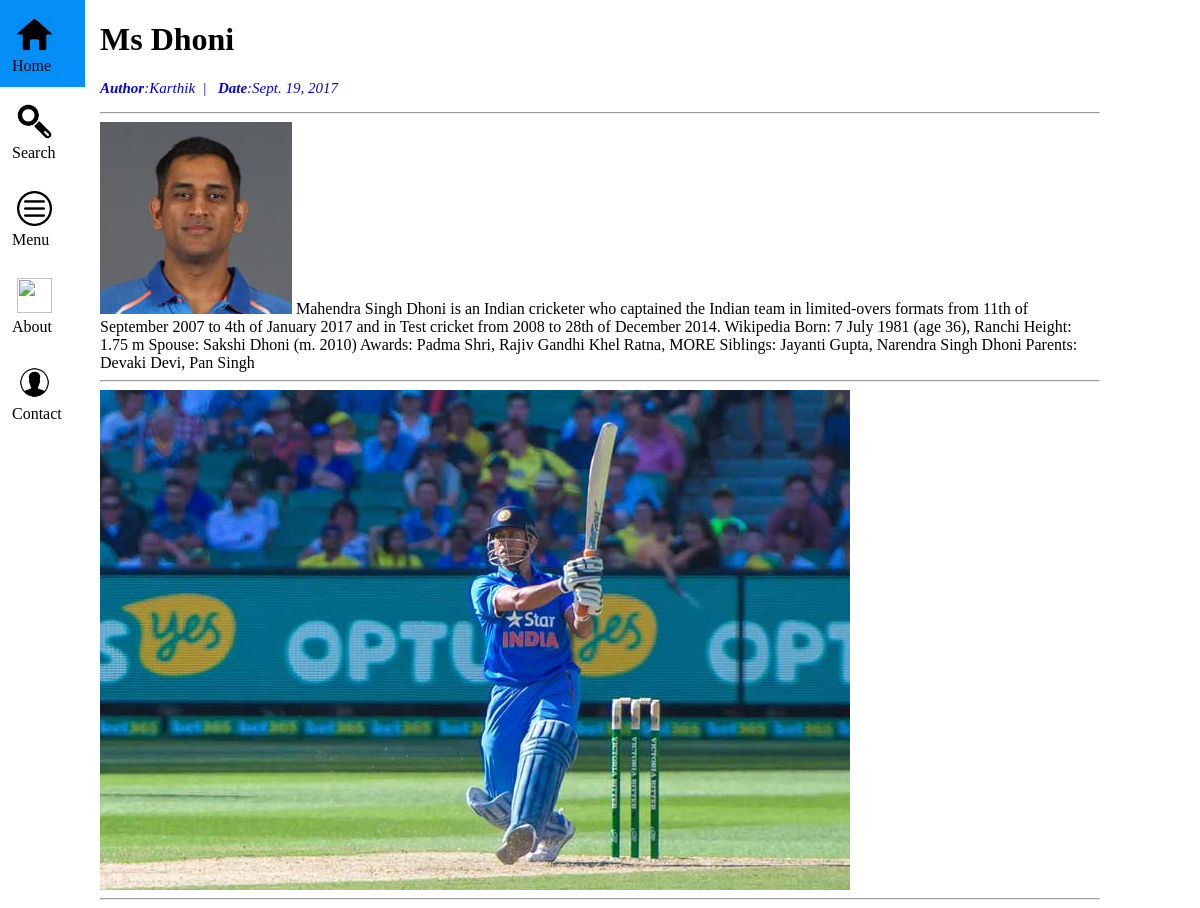
/index/15, run on the app's committed database.
### app1/models.py (models this page shows, shortened)
class blogpost(models.Model):
	title=models.CharField(max_length=100)
	author=models.CharField(max_length=100)
	publication=models.DateField(blank=True)
	category=models.CharField(max_length=100)
	hero=models.ImageField(upload_to="images/")
	image=models.ImageField(upload_to="images/")
	body=models.TextField(blank=True)

### app1/templates/detail.html (shortened to what this page needs)
{% load staticfiles %}
<html>
<head>
<link rel="stylesheet" type="text/css" href="{% static 'css/style1.css' %}">
<div class="sidebar">
    <a href='home'><img src="\media\images\logo.png"width=35px,height=25px>Home</a>
    <a href=""><img src="\media\images\search.png"width=35px,height=25px>Search</a>
    <a href="#"><img src="\media\images\menu.png"width=35px,height=25px>Menu</a>
    <a href="#"><img src="\media\images\about.png"width=35px,height=25px>About</a>
    <a href="#"><img src="\media\images\contact.png"width=35px,height=25px>Contact</a>
</div>
</head>
<body>
    <div class="author">
    <h1>{{ blogpost.title }}</h1>
    <p><b>Author</b>:{{blogpost.author}}&nbsp;  | &nbsp;  <b>Date</b>:{{blogpost.publication}}</p>
    <hr>
    <img src="{{blogpost.hero.url}}">
    {{blogpost.body }}<hr>
    <img src="{{blogpost.image.url}}"><hr>
</div>
</body>
</html>

### app1/static/css/style1.css (style rules this page uses)
html { background-color: #ffffff; }
body { width:1200px; margin: auto; }
.sidebar { width: 85px; float: left; position: fixed; }
.sidebar a { background-color: #ffffff; color: black; display: block; padding: 12px; text-decoration: none; }
.sidebar img { padding: 5px; }
.author { float: left; width: 1000px; padding-left: 100px; }
.author p { font-size: 15px; font-style: italic; color: blue; }

### data on the page
blogpost: title "Ms Dhoni", author "Karthik", publication "Sept. 19, 2017", hero (picture), body "Mahendra Singh Dhoni is an Indian cricketer who captained the Indian team in limited-overs formats from 11th of September 2007 to 4th of January 2017 and in Test cricket from 2008 to 28th of December 2014. Wikipedia Born: 7 July 1981 (age 36), Ranchi Height: 1.75 m Spouse: Sakshi Dhoni (m. 2010) Awards: Padma Shri, Rajiv Gandhi Khel Ratna, MORE Siblings: Jayanti Gupta, Narendra Singh Dhoni Parents: Devaki Devi, Pan Singh", image (picture)
